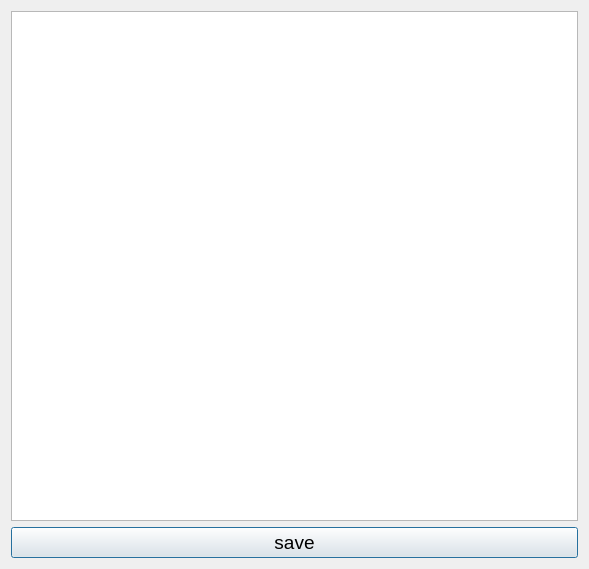
<?xml version="1.0" encoding="UTF-8"?>
<ui version="4.0">
 <class>image</class>
 <widget class="QDialog" name="image">
  <property name="geometry">
   <rect>
    <x>0</x>
    <y>0</y>
    <width>589</width>
    <height>569</height>
   </rect>
  </property>
  <property name="windowTitle">
   <string>Dialog</string>
  </property>
  <layout class="QGridLayout" name="gridLayout">
   <item row="0" column="0">
    <widget class="QGraphicsView" name="graphicsView"/>
   </item>
   <item row="1" column="0">
    <widget class="QPushButton" name="pushButton">
     <property name="font">
      <font>
       <family>Arial</family>
       <pointsize>14</pointsize>
      </font>
     </property>
     <property name="text">
      <string>save</string>
     </property>
    </widget>
   </item>
  </layout>
 </widget>
 <resources/>
 <connections/>
</ui>
